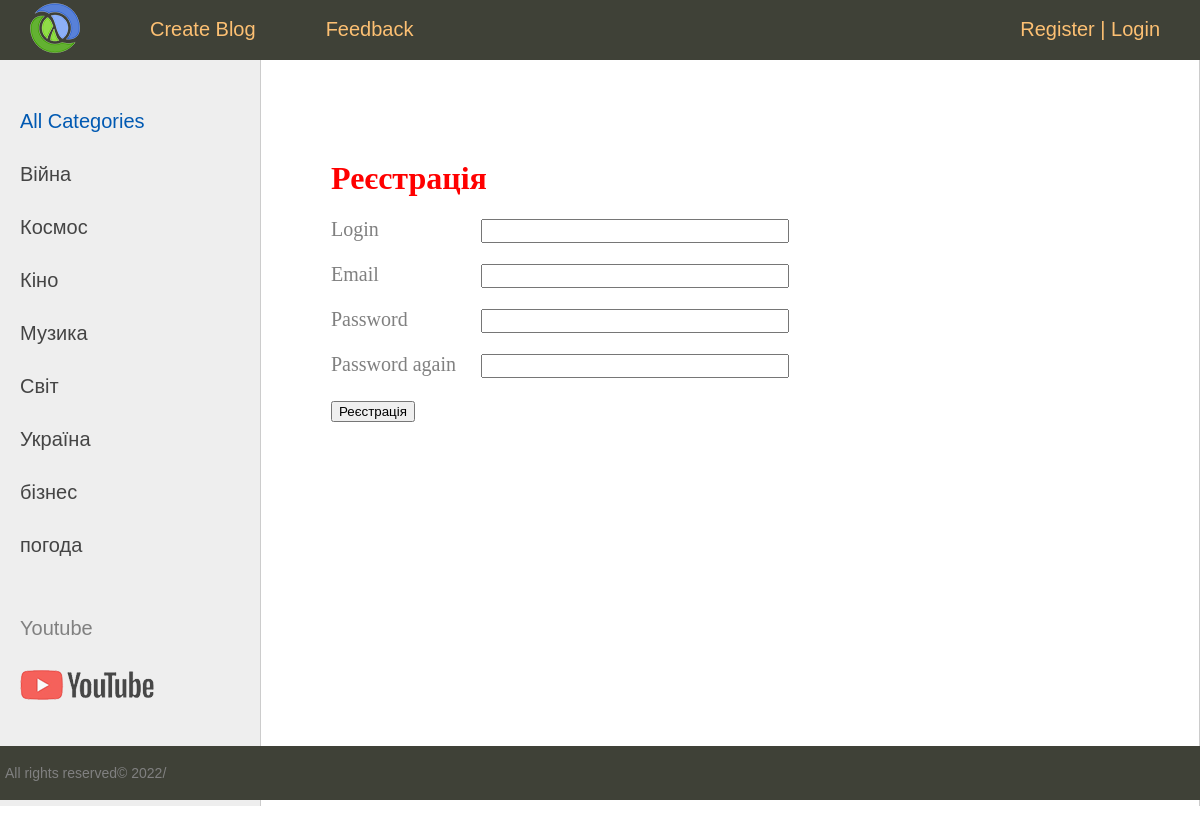
Screenshot of /register/ with the database file from the repository.
### mainapp/models.py (models this page shows, shortened)
class Category(models.Model):
    name = models.CharField(max_length=100, db_index=True, verbose_name="Категорії")
    slug = models.SlugField(max_length=255, unique=True, db_index=True, verbose_name="URL")
    def get_absolute_url(self):
        return reverse('categories', kwargs={'slug': self.slug})
    class Meta:
        verbose_name = "Category"
        verbose_name_plural = "Categories"
        ordering = ['-name']

### mainapp/views.py (the view, shortened to what this page needs)
# urls.py: path('register/', RegisterUser.as_view(), name="register"),
class RegisterUser(DataMixin, CreateView):
    form_class = RegisterUserForm
    template_name = 'mainapp/register.html'
    success_url = reverse_lazy('login')
    def get_context_data(self, *, object_list=None, **kwargs):
        context = super().get_context_data(**kwargs)
        c_def = self.get_user_context(title="Реєстрація")
        return dict(list(context.items()) + list(c_def.items()))

### mainapp/forms.py
class RegisterUserForm(UserCreationForm):
    username = forms.CharField(label='Login', widget=forms.TextInput(attrs={'class': 'form-input'}))
    email = forms.EmailField(label='Email', widget=forms.EmailInput(attrs={'class': 'form-input'}))
    password1 = forms.CharField(label='Password', widget=forms.PasswordInput(attrs={'class': 'form-input'}))
    password2 = forms.CharField(label='Password again', widget=forms.PasswordInput(attrs={'class': 'form-input'}))
    class Meta:
        model = User
        fields = ('username', 'email', 'password1', 'password2')

### mainapp/utils.py (called while the page is built)
    def get_user_context(self, **kwargs):
        context = kwargs
        categories = cache.get('category')
        if not categories:
            categories = Category.objects.annotate(Count('news'))
            cache.set('category', categories, 60)
        user_menu = menu.copy()
        if not self.request.user.is_authenticated:
            user_menu.pop(0)
            user_menu.pop(1)
        context['menu'] = user_menu
        context['categories'] = categories
        if 'categories_selected' not in context:
            context['categories_selected'] = 0
        return context

### mainapp/templates/mainapp/register.html (shortened to what this page needs)
{% extends 'mainapp/base.html' %}
{% block content%}
<h1>{{title}}</h1>
<form method="POST">
        {% for f in form%}
    <p><label class="form-label" for="{{ f.id_for_label }}">{{f.label}}</label>{{ f }}</p>
    {% endfor %}
    <button type="submit">Реєстрація</button>
</form>
{% endblock%}

### mainapp/templates/mainapp/base.html (shortened to what this page needs)
<!DOCTYPE html>
{% load static %}
{% load news_tags %}
<html lang="en">
<head>
    <link type="text/css" href="{% static 'mainapp/css/styles.css' %}" rel="stylesheet" >
</head>
<body>
<table class="table-page" border=0 cellpadding="0" cellspacing="0">
    <tr>
        <td valign="top">
            {% block mainmenu %}
                <div class="header">
                    <ul id="mainmenu" class="mainmenu">
                        <li class="logo-li">
                            <a href="{% url 'home' %}" class="logo">
                            </a>
                        </li>
                        {% for m in menu %}
                            <li><a href="{% url m.url_name %}">{{m.title}}</a></li>
                        {% endfor %}
                        {% if request.user.is_authenticated %}
                        <li class="last"> {{user.username}} | <a href="{% url 'logout' %}">Вихід</a>
                        {% else %}
                        <li class="last"><a href="{% url 'register' %}">Register</a> | <a href="{% url 'login' %}">Login</a></li>
                        {% endif %}
                    </ul>
                </div>
            {% endblock mainmenu %}
            <table class="table-content" border=0 cellpadding="0" cellspacing="0">
                <tr>
                    <td valign="top" class="left-chapters">
                        <ul id="leftchapters">
                            {% if categories_selected == 0 %}
                                <li class="selected">All Categories</li>
                            {% else %}
                                <li><a href="{% url 'home' %}">Всі категорії</a></li>
                            {% endif %}
                            {% for c in categories %}
                                {% if c.pk == categories_selected %}
                                    <li class="selected">{{c.name}}</li>
                                {% else %}
                                    <li><a href="{{c.get_absolute_url}}">{{c.name}}</a></li>
                                {% endif %}
                            {% endfor %}
                            <li class="share">
                                <p>Youtube</p>
                                <a class="share-yt" href="https://www.youtube.com" target="_blank" rel="nofollow"></a>
                            </li>
                        </ul>
                    </td>
                    <td valign="top" class="content">
                        <div class="content-text">
                            {% block content %}
                            {% endblock %}
                        </div>
                    </td>
                </tr>
            </table>
        </td>
    </tr>
    <tr>
        <td valign="top">
            <div id="footer">
                <p>All rights reserved&copy; 2022/</p>
            </div>
        </td>
    </tr>
</table>
</body>
</html>

### static/mainapp/css/styles.css (style rules this page uses)
html, body { font-family: 'Arial'; margin: 0; padding: 0; height: 100%; width: 100%; color: #444; }
h1 { color: red; }
p { color: grey; }
a { color: #0059b2; text-decoration: none; }
.table-page { width: 100%; height: 100%; vertical-align: top; }
.table-page tr { height: 100%; }
.header { background: #3F4137; height: 60px; }
.logo { background: url('../images/logo.png') no-repeat; width: 50px; height: 50px; display: inline-block; }
.logo-li { margin: 3px 40px 0 30px !important; }
ul.mainmenu { list-style: none; margin: 0; padding: 0; height: 60px; color: #fdc073; font-size: 20px; overflow: hidden; }
ul.mainmenu li { float: left; margin: 18px 40px 0 30px; }
ul.mainmenu li.last { float: right; }
ul.mainmenu li a { color: #fdc073; text-decoration: none; }
.table-content { width: 100%; min-height: 100%; height: 100%; }
.left-chapters { margin: 0; background: #eee; border-right: 1px solid #ccc; min-height: 100%; }
.left-chapters ul { width: 230px; min-height: 100%; margin: 0; padding: 20px 10px 10px 20px; list-style: none; font-size: 20px; }
.left-chapters ul li { margin: 30px 0 0 0; color: #999; }
.left-chapters ul li.selected { color: #0059b2; }
.left-chapters ul li a { color: #444; text-decoration: none; }
.left-chapters ul li.share { margin: 60px 0 0 0; }
.left-chapters ul li.share p { margin: 30px 0 30px 0; }
.left-chapters ul li.share a { display: inline-block; width: 40px; height: 40px; margin: 0 20px 0 0; }
.left-chapters ul li.share a.share-yt { width: 100%; height: 30px; background: url('../images/share_yt.png') no-repeat 0 0 }
.content { padding: 40px 20px 20px 40px; width: 100%; box-sizing: border-box; }
.content-text { margin: 60px 0 0 30px; color: #000; font-size: 20px; font-family: Yandex Sans Display Light; }
.content-text h1 { font-size: 32px; }
#footer { box-sizing: border-box; background: #3F4137; padding: 5px; color: #aaa; font-size: 14px; font-family: Verdana, Geneva, Arial, Helvetica; text-align: left; overflow: hidden; }
.form-input { width: 300px; font-size: 16px; }
.form-label { display: inline-block; min-width: 150px; vertical-align: top; }

### rows the page displays
Category: name "Війна"
Category: name "Космос"
Category: name "Кіно"
Category: name "Музика"
Category: name "Світ"
Category: name "Україна"
Category: name "бізнес"
Category: name "погода"

### other values shown
{{ m.title }} "Create Blog" "Feedback"
{{ title }} "Реєстрація"
{{ f.label }} "Login" "Email" "Password" "Password again"
